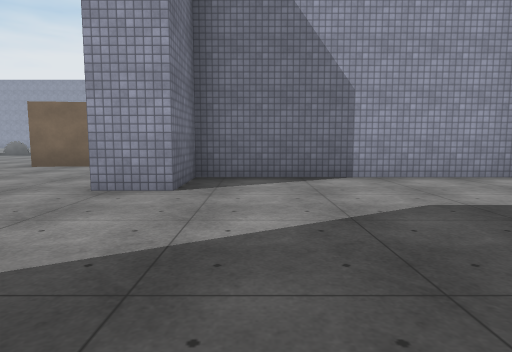
View 1 (above)

24 first-person views from a walk through a scene from a Unity 3-D project. The camera is 1.2 m above the floor, tilts 6° down and sees 75° across. The floor is counted in squares, 2 m on a side. Each view is taken from the middle of a square. On the plan, view 1 faces up. The plan holds only what a view shows up to about 10 squares ahead; the rest is blank. The player character is not drawn. Surface patterns are stand-ins for the level's own textures.

View 2
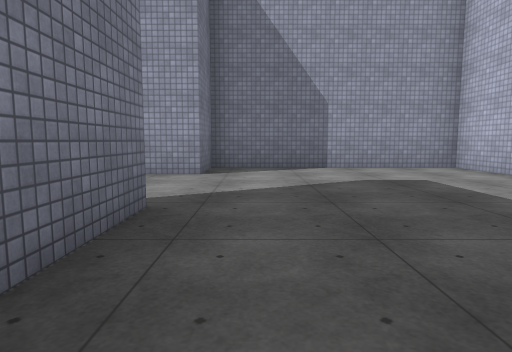

View 3
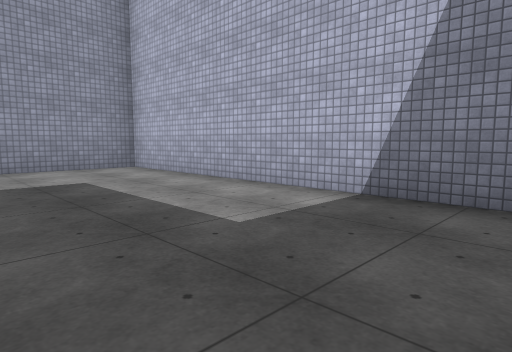

View 4
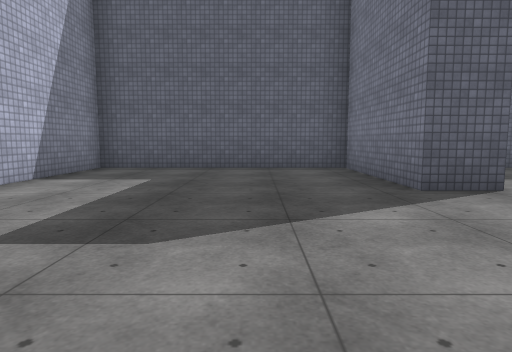

View 5
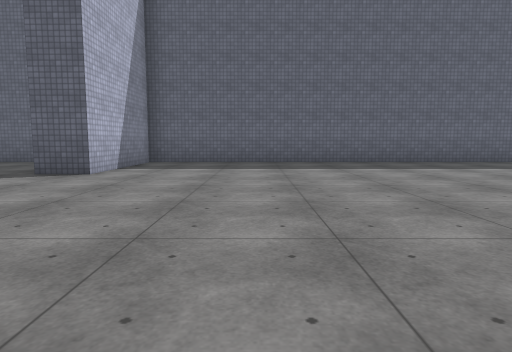

View 6
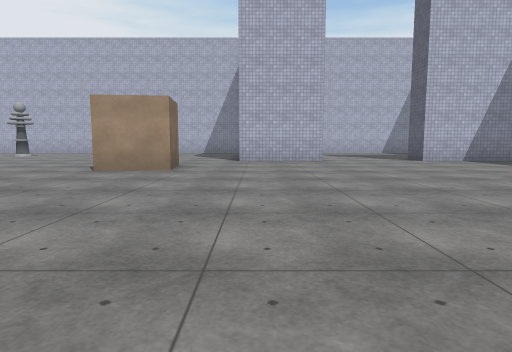

View 7
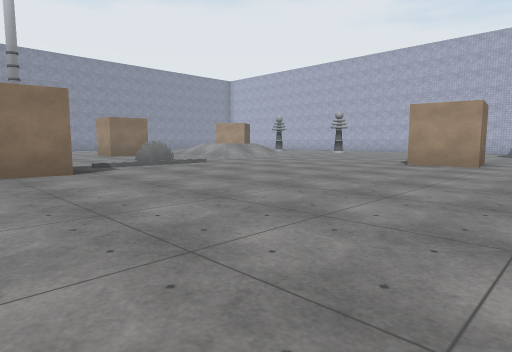

View 8
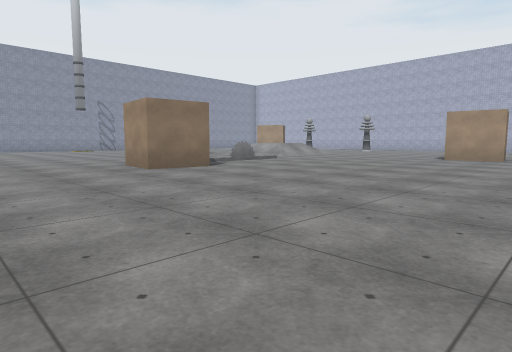

View 9
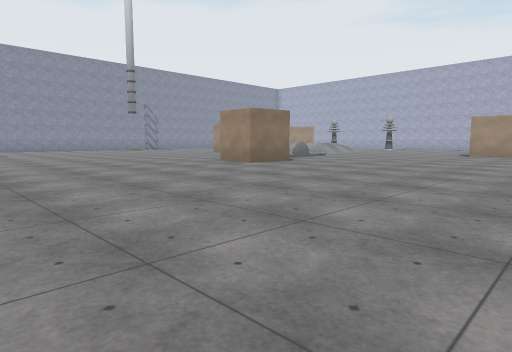

View 10
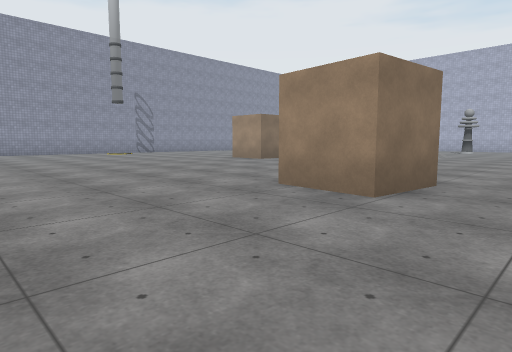

View 11
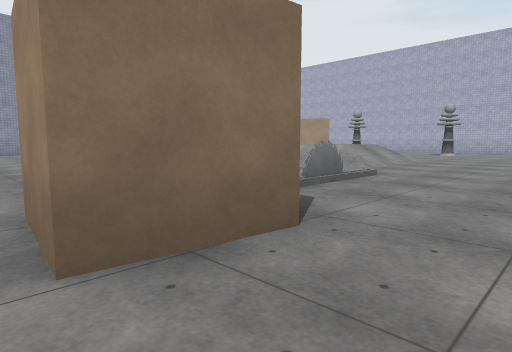

View 12
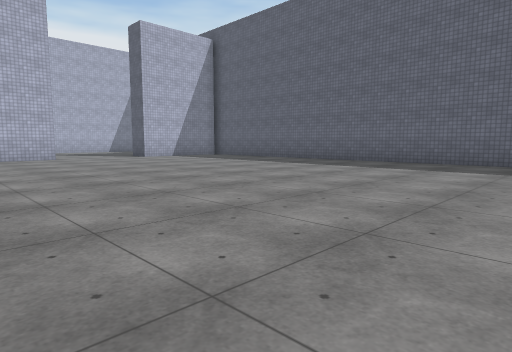

View 13
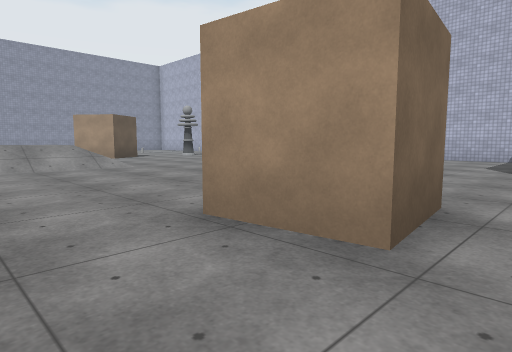

View 14
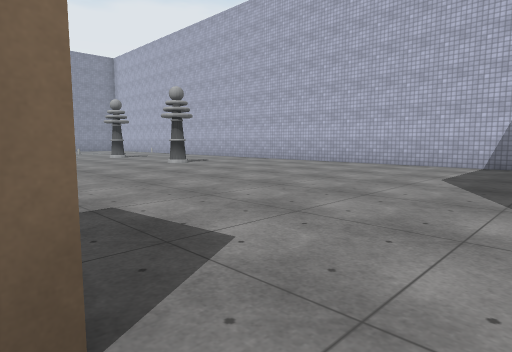

View 15
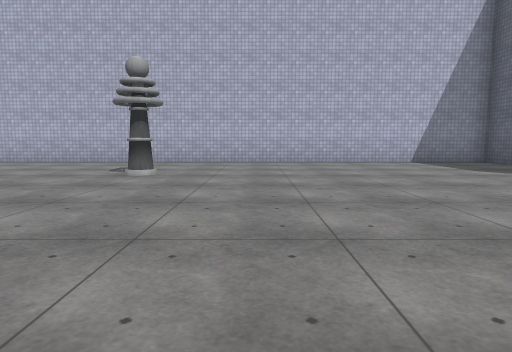

View 16
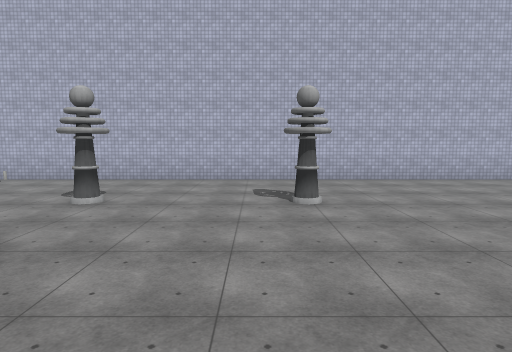

View 17
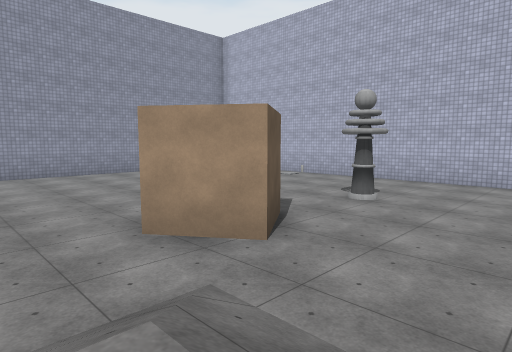

View 18
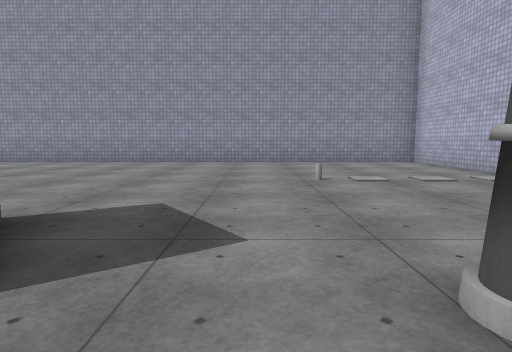

View 19
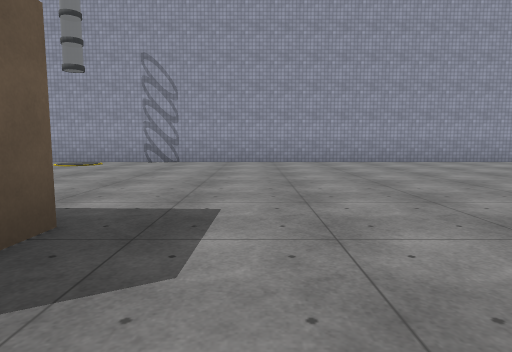

View 20
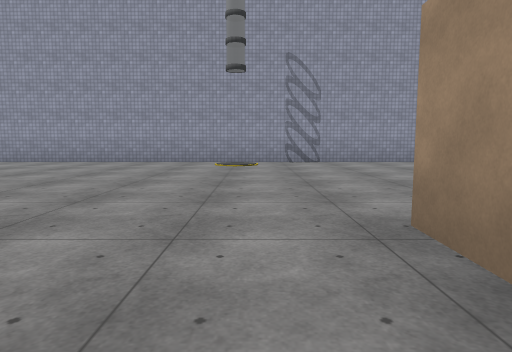

View 21
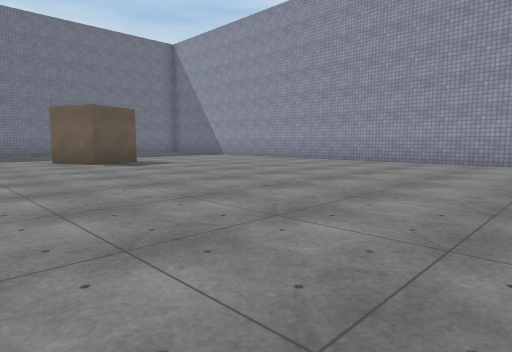

View 22
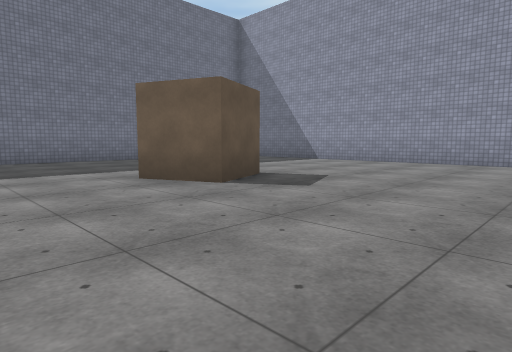

View 23
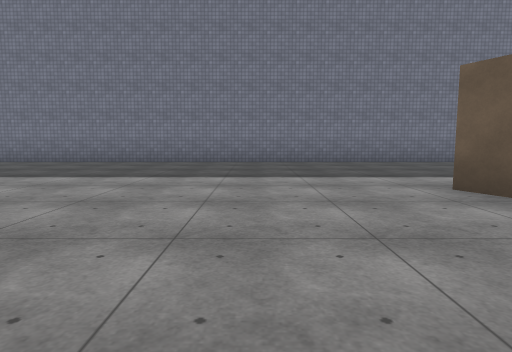

View 24
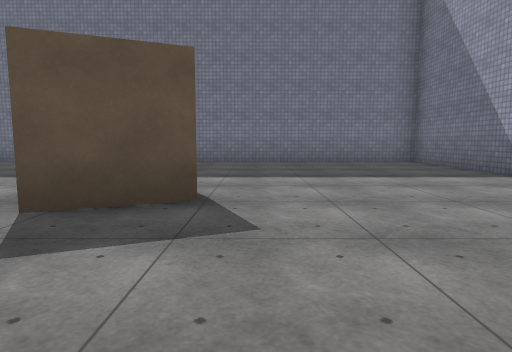

### Floor plan
Points are (right, up) in squares from view 1. A wall is a line through its corners. A room is listed if a view was taken in it or the views show most of it. See-through windows are left out.
Room 1 (views 1, 2, 3, 4)
walls: (-2, 1) (-1, 1) (-1, -2.5) (4.5, -2.5) (4.5, 5.5) (-1, 5.5) (-1, 4) (-2, 4)
ways out: opening at (-1.5, 2.5) to room 2
Room 2 (views 5, 6, 7, 8, 9, 10, 11, 12, 13, 14, 15, 16, 17, 18, 19, 20, 21, 22, 23, 24)
walls: (-12.1, 12.4) (-13.6, 12.6) (-13.5, 14.1); (-8.9, 19.3) (-8.9, 20.4); (-7.4, 20.4) (-7.4, 19.7); (-3.7, 7.9) (-5.2, 7.7) (-5.4, 9.2); (-1.1, 19.4) (-2.3, 18.5) (-3.2, 19.7); (-19.4, 22.5) (-18.7, 21) (-20.1, 20.4); (-2, 4) (-2, 6.5); (-12.8, -2.5) (-2, -2.5) (-2, 1); (3.5, 6.5) (4.5, 6.5) (4.5, 27.5) (-19.8, 27.5); (-21.8, 27.5) (-25.5, 27.5) (-25.5, 10.6)
ways out: opening at (-1.5, 2.5) to room 1
objects: other object (1, 15); other object (1, 19)

Where each view was taken, in squares from view 1:
view 1: 0 up, 0 right, facing up
view 2: 2 down, 0 right, facing up
view 3: 2 down, 1 right, facing up-right
view 4: 5 up, 1 right, facing down
view 5: 7 up, 5 left, facing down
view 6: 6 up, 12 left, facing right
view 7: 6 up, 14 left, facing up-right
view 8: 6 up, 17 left, facing up-right
view 9: 6 up, 20 left, facing up-right
view 10: 11 up, 17 left, facing up-right
view 11: 11 up, 14 left, facing up-right
view 12: 7 up, 14 left, facing down-right
view 13: 7 up, 7 left, facing up-right
view 14: 7 up, 4 left, facing up-right
view 15: 13 up, 5 left, facing right
view 16: 16 up, 5 left, facing right
view 17: 16 up, 5 left, facing up-right
view 18: 18 up, 0 right, facing up
view 19: 18 up, 6 left, facing up
view 20: 18 up, 10 left, facing up
view 21: 18 up, 10 left, facing up-left
view 22: 18 up, 15 left, facing up-left
view 23: 18 up, 16 left, facing left
view 24: 23 up, 16 left, facing left
